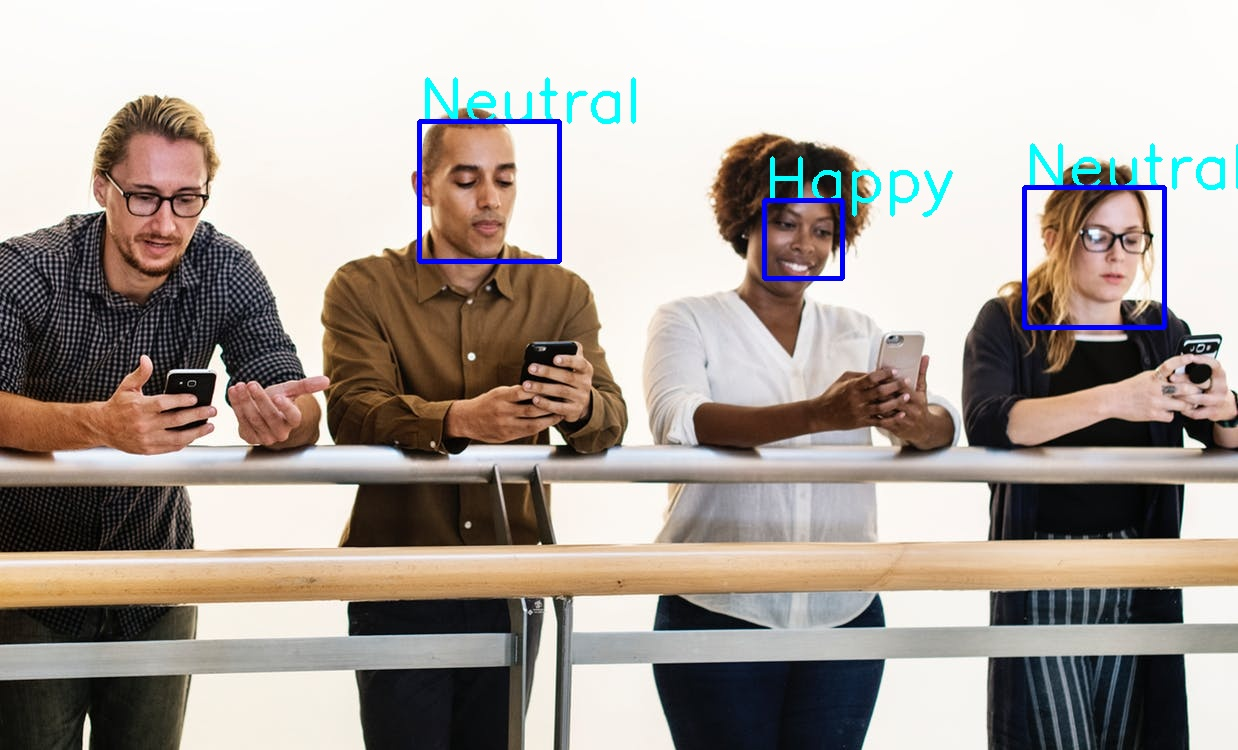
#> input picture output_img/people_with_phones.jpg, 1238 x 750 px
$ python -i app.py   (imports and definitions only)
#> lines starting #> are read from the running program, lines starting #| are printed output that depends on the picture
import warnings
# [1 line not run here, left out]
import cv2
import sys
import numpy as np
from model import FacialExpressionModel

# take input path of image
imagePath = sys.argv[1]

# import cascade classifier from computer-vision library
faceCascade = cv2.CascadeClassifier(cv2.data.haarcascades + "haarcascade_frontalface_default.xml")
# [1 line that did not run here, left out]
font = cv2.FONT_HERSHEY_SIMPLEX

def detect_faces_predict_emotions(imagePath):
#> called with imagePath = 'output_img/people_with_phones.jpg'
    image = cv2.imread(imagePath)
#> image is the input picture: shape (750, 1238, 3); mean B, G, R 155.8, 162.3, 171
    gray = cv2.cvtColor(image, cv2.COLOR_BGR2GRAY)
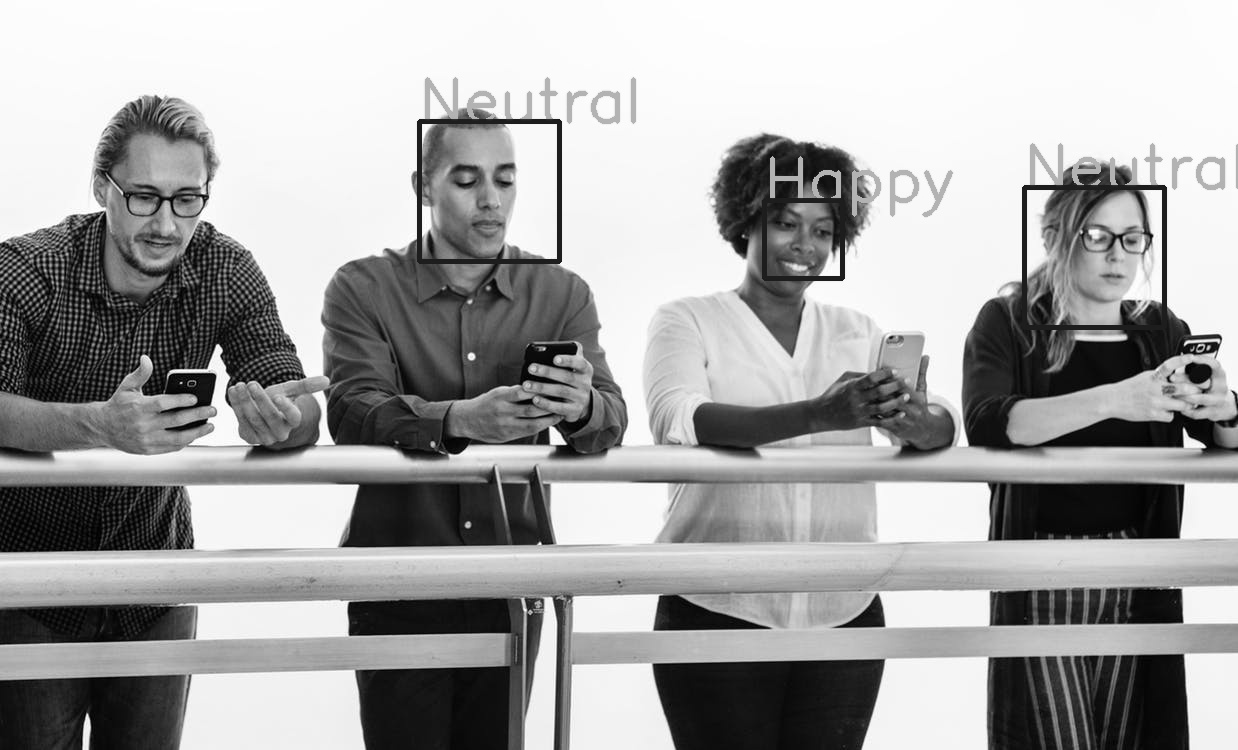
#> gray: shape (750, 1238); min 0, max 255, mean 164.1
    faces = faceCascade.detectMultiScale(
            gray,
            scaleFactor=1.8,
            minNeighbors=3,
            minSize=(30, 30))
#> faces = [[418, 120, 140, 140]]

    print(f"Found {len(faces)} Faces!")
#| Found 1 Faces!
    i=0
    for (x, y, w, h) in faces:
        fc = gray[y:y+h, x:x+w]
        roi = cv2.resize(fc, (48, 48))
        pred = model.predict_emotion(roi[np.newaxis, :, :, np.newaxis])
        cv2.putText(image, pred, (x, y), font, 0.5, (255, 255, 255), 1)
        cv2.rectangle(image,(x,y),(x+w,y+h),(255,0,0),1)
        i+=1
#> this loop made 1 pass
#> pass 1, in detect_faces_predict_emotions, `fc = gray[y:y+h, x:x+w]`:
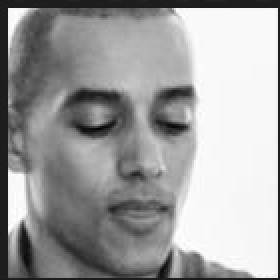
#> fc: shape (140, 140) (shown 2 times larger); min 4, max 255, mean 159.4
#> pass 1, in detect_faces_predict_emotions, `roi = cv2.resize(fc, (48, 48))`:
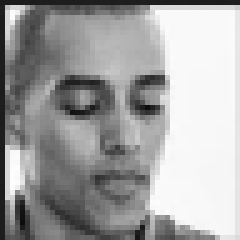
#> roi: shape (48, 48) (shown 5 times larger); min 13, max 254, mean 162.5
#> after the loop, i = 0
#| Found 1 Faces!
#> after the loop, i = 0

    return image

# [1 line that did not run here, left out]
output_img_name = imagePath.split('.')[0].split('/')[-1]
# [1 line that did not run here, left out]
# [2 lines not run here, left out]

#> (the run stopped early here; a loop or call above may not have finished)
